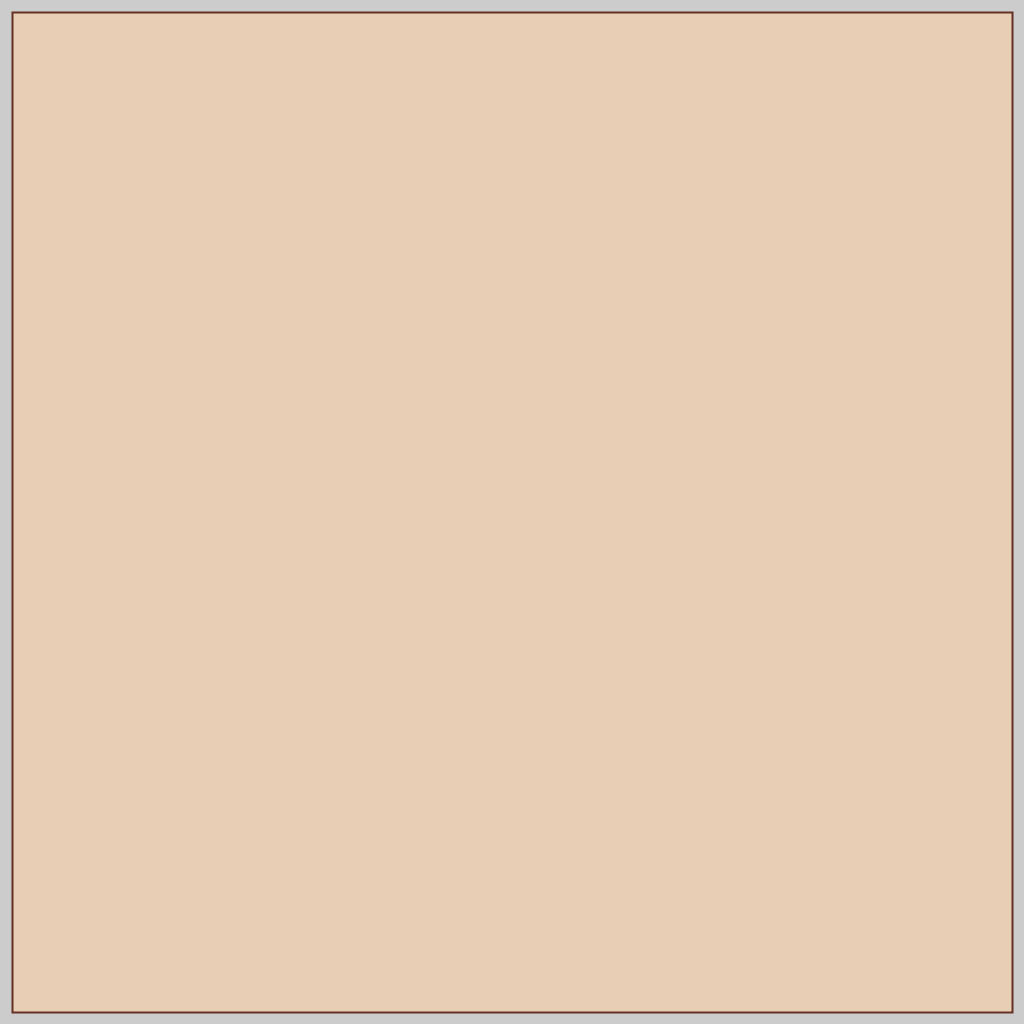
Frame 1 (no input)
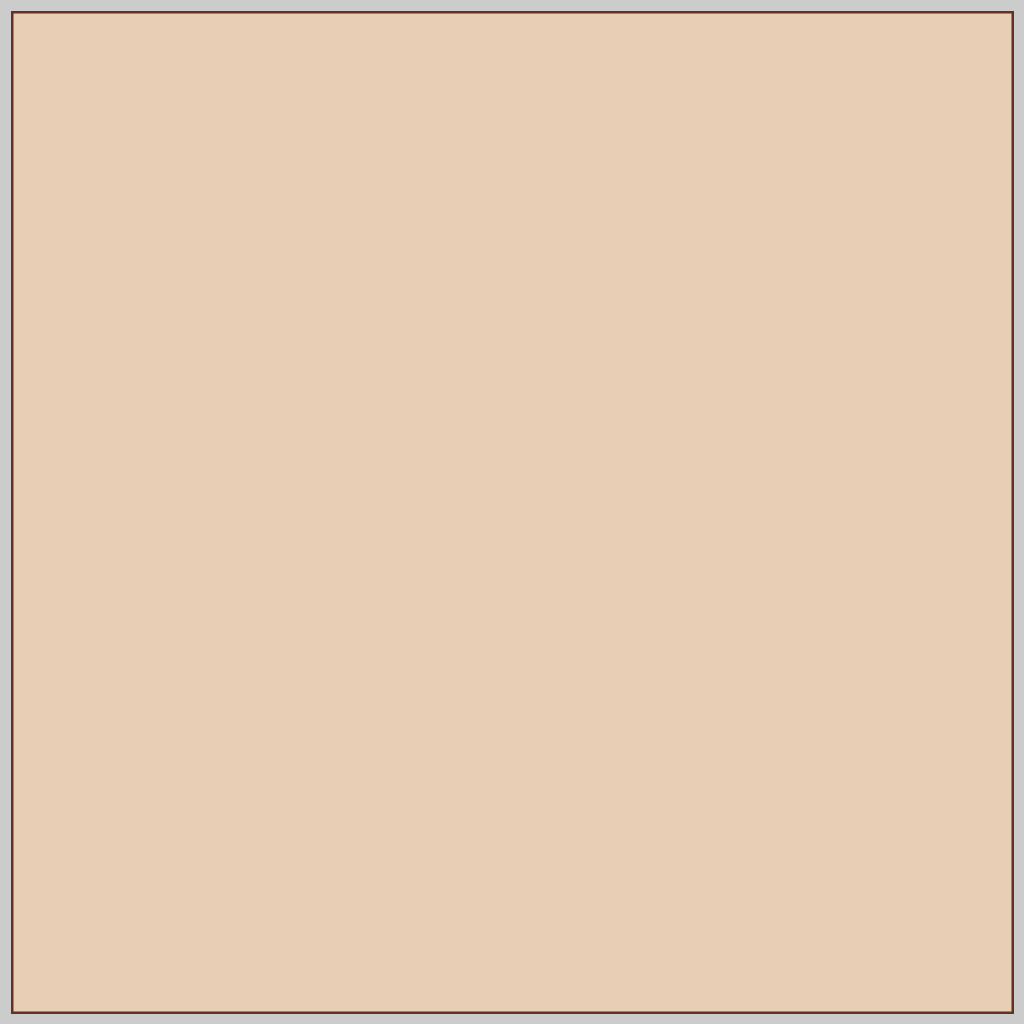
Frame 60 (the mouse pressed at the canvas centre just before this capture)
Frame 120 (the mouse held since frame 60 and released just before this capture): identical to frame 60, image omitted

The Processing sketch that drew these frames (run headless with seeded random() and noise(); from frame 60 on, the mouse is pressed at the canvas centre):

// Processing sketch: Assignment_1_Composition
// ── Assignment_1_Composition.pde
color brown, beige, lgrey, dgrey, black; 

// size of the Circle. 
boolean FanC = random(1.0) < 0.50;
// triangle Rotation. 
boolean FanS = random(1.0) < 0.75; 

  void setup() {
  size(1024, 1024);
  rectMode(CENTER); 
  ellipseMode(CENTER); 
  
  brown = #653024;
  beige = #E7ceb5;
  lgrey = #D0d3d4;
  dgrey = #5B6770;
  black = #0E0F0F; 
  

  }
void draw() {

  //size of the circles
  //if (fanC) {
  //  noStroke(); 
  //  fill(); 
  //  circle(width/2, height/2, 1000);
  //} else {
  //  circle(width/2, height/2, 100);
  //}
  
  strokeWeight(2);
  stroke(brown); 
  fill(beige); 
  square(width/2, height/2, 1000);

    
 

}
